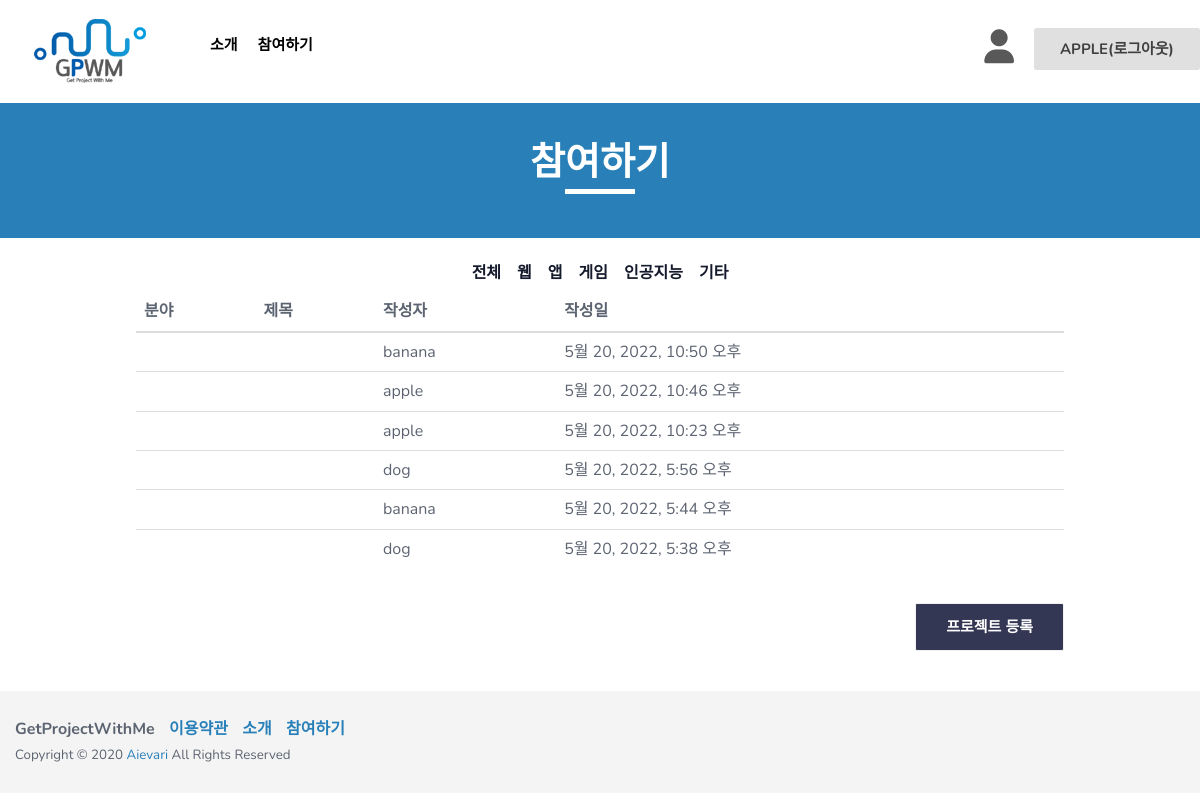
The page /board/ (signed in) on the database as committed earlier.
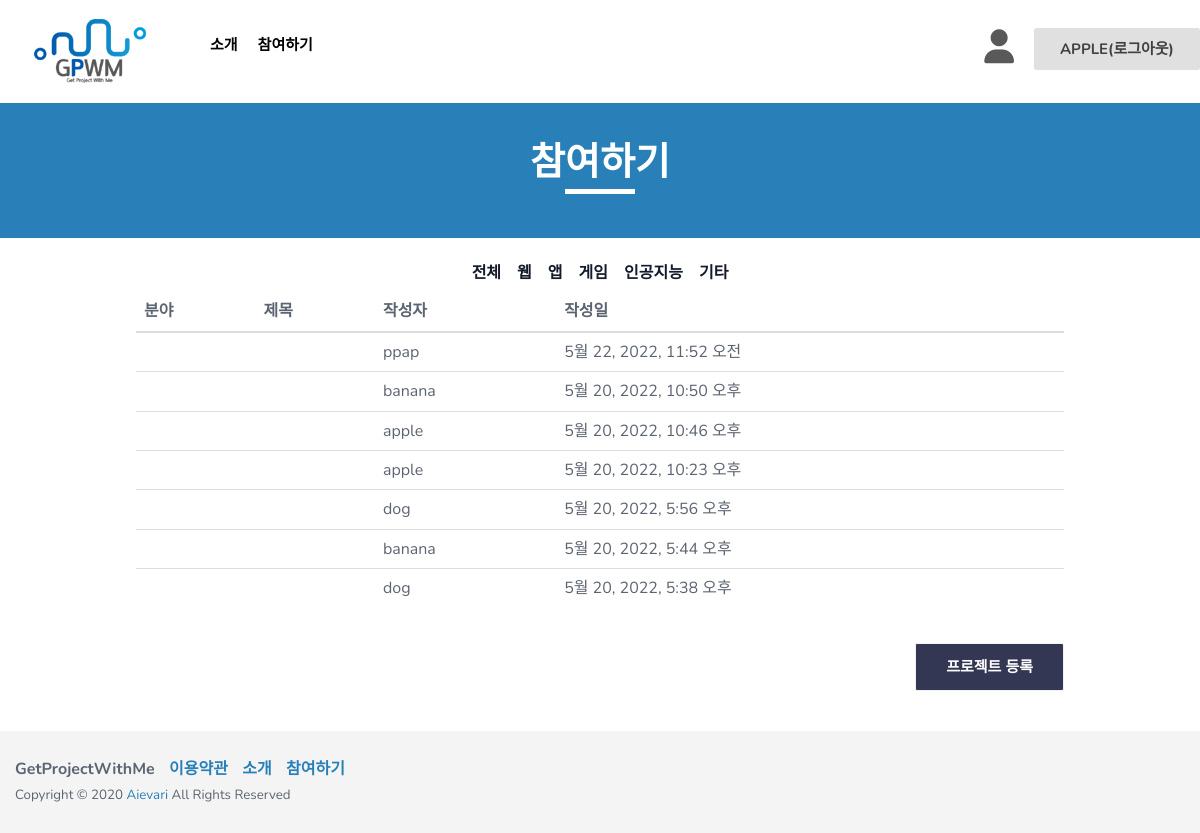
The same page on the database as committed later.
### board/models.py (models this page shows, shortened)
class Writing(models.Model):
    TECHNICAL_CHOICES = {
       ('웹', '웹'),
       ('앱', '앱'),
       ('게임', '게임'),
       ('인공지능', '인공지능'),
       ('기타', '기타')
    }
    TOPIC_CHOICES = {
       ('생활', '생활'),
       ('업무', '업무'),
       ('공공/교통', '공공/교통'),
       ('금융/핀테크', '금융/핀테크'),
       ('의료', '의료'),
       ('교육', '교육'),
       ('유통/쇼핑', '유통/쇼핑'),
       ('엔터테인먼트', '엔터테인먼트'),
       ('기타', '기타')
    }
    author = models.ForeignKey(User, on_delete=models.CASCADE, null=False)  # 유저모델과 연결!
    title = models.CharField(max_length=200, default = '') #프로젝트 개요
    email = models.CharField(max_length=30, default = '') #연락처
    technical_field = models.CharField(max_length=80, choices=TECHNICAL_CHOICES, default = '') #기술분야
    topic_area = models.CharField(max_length=80, choices=TOPIC_CHOICES, default = '')#주제영역
    content = models.TextField('프로젝트 개요서 첨부')  # 프로젝트 개요서 첨부
    team = models.CharField(max_length=30, default = '')#모집인원
    create_date = models.DateTimeField(auto_now_add=True)  # 글이 만들어지면 자동 작성.
    modify_date = models.DateTimeField(null=True, blank=True)  # 수정할 때마다 갱신.(뷰에서 제어)

### board/views.py (the view)
# urls.py: path('', views.list, name='list'),  # list를 보여주는 뷰와 연결한다.
def list(request):
    writing_list = Writing.objects.all()  # 객체들을 다 불러온다.
    writing_list = writing_list.order_by('-create_date')  # 만들어진 시간의 역으로 정렬한다.
    context = {'writing_list':writing_list,  # writing_list라는 키 안에 writing_list를 담는다.
               }
    return render(request, 'list.html', context)

### board/templates/list.html (shortened to what this page needs)
<!DOCTYPE html>
<html class="no-js" lang="en">
  <head>
    <link rel="stylesheet" href="/static/css/bootstrap.min.css" />
    <link rel="stylesheet" href="/static/css/owl.carousel.css" />
    <link rel="stylesheet" href="/static/css/owl.transitions.css" />
    <link rel="stylesheet" href="/static/css/animate.css" />
    <link rel="stylesheet" href="/static/css/meanmenu.min.css" />
    <link rel="stylesheet" href="/static/css/font-awesome.min.css" />
    <link rel="stylesheet" href="/static/css/themify-icons.css" />
    <link rel="stylesheet" href="/static/css/flaticon.css" />
    <link rel="stylesheet" href="/static/css/magnific.min.css" />
    <link rel="stylesheet" href="/static/css/style.css" />
    <link rel="stylesheet" href="/static/css/responsive.css" />
  </head>
  <body>
    <header class="header-one">
      <div id="sticker" class="header-area hidden-xs">
        <div class="container">
          <div class="row">
            <div class="col-md-12 col-sm-12">
              <div class="row">
                <div class="col-md-2 col-sm-3">
                  <div class="logo">
                    <a
                      class="navbar-brand page-scroll white-logo"
                      href="{% url "main" %}"
                    >
                      <img src="/static/img/logo/GPWM_logo.png" alt="" />
                    </a>
                  </div>
                </div>
                <div class="col-md-10 col-sm-9">
                  <div class="header-right-link usericonflex">
                    <div class="usericon">
                      <a class="pages iconcolor" href="mypage.html"
                        ><i class="fa-solid fa-user"></i
                      ></a>
                    </div>
                    <div class="loginm">
                      {% if user.is_authenticated %}
                      <a class="s-menu" href="{% url "logout" %}">{{ user.username }}(로그아웃)</a>
                      {% else %}
                      <a class="s-menu" href="{% url "login" %}">로그인</a>
                      {% endif %}
                    </div>
                  </div>
                  <nav class="navbar navbar-default">
                    <div class="collapse navbar-collapse" id="navbar-example">
                      <div class="main-menu">
                        <ul class="nav navbar-nav navbar-right">
                          <li>
                            <a class="pages" href="{% url "introduce" %}">소개</a>
                          </li>
                          <li>
                            <a href="{% url "list" %}">참여하기</a>
                          </li>
                        </ul>
                      </div>
                    </div>
                  </nav>
                </div>
              </div>
            </div>
          </div>
        </div>
      </div>
    </header>
    <div class="page-area">
      <div class="breadcumb-overlay"></div>
      <div class="container">
        <div class="row">
          <div class="col-md-12 col-sm-12 col-xs-12">
            <div class="breadcrumb text-center">
              <div class="section-headline white-headline">
                <h3>참여하기</h3>
                <hr />
              </div>
            </div>
          </div>
        </div>
      </div>
    </div>
    <div class="page-area">
      <div class="breadcumb-overlay backcolorwhite"></div>
      <div class="container catecenter2">
        <div class="col-md-12 col-sm-12 col-xs-12 catecenter">
          <h6 class="h6mar">전체</h6>
          <h6 class="h6mar">웹</h6>
          <h6 class="h6mar">앱</h6>
          <h6 class="h6mar">게임</h6>
          <h6 class="h6mar">인공지능</h6>
          <h6 class="h6mar">기타</h6>
        </div>
      </div>
    </div>
    {% block content %}
    <div class="container conwidth">
      <div class="row">
        <div class="support-all">
          <table class="table">
              <thead class="thead-dark">
                <tr>
                  <th scope="col">분야</th>
                  <th scope="col">제목</th>
                  <th scope="col">작성자</th>
                  <th scope="col">작성일</th>
                </tr>
              </thead>
              <tbody>
                {% for writing in writing_list %}
                {% if user.is_authenticated %}
                <tr onclick="location.href='/board/posting/{{ writing.id }}/'">
                  <td>{{ writing.technical_field }}</td>
                  <td>{{ writing.title }}</td>
                  <td>{{ writing.author }}</td>
                  <td>{{ writing.create_date }}</td>
                </tr>
                {% endif %}
                {% endfor %}
              </tbody>
          </table>
        </div>
          <div class="col-md-12 col-sm-12 col-xs-12 disf">
            {% if user.is_authenticated %}
            <a id="signup" class="login-btn proenroll" href="{% url 'create' %}">프로젝트 등록</a>
            {% else %}
            <a id="signup" class="login-btn proenroll" href="{% url "login" %}">로그인 후 이용가능</a>
            {% endif %}
          </div>
          {% endblock %}
      </div>
    </div>
    <footer class="footer1">
      <div class="footer-area-bottom">
        <div class="container">
          <div class="row">
            <div class="col-md-6 col-sm-6 col-xs-12">
              <div class="copyright">
                <p class="fontwei">
                  <span>GetProjectWithMe</span>
                  <span><a href="#" class="colorblue">이용약관</a></span>
                  <span
                    ><a href="{% url "introduce" %}" class="colorblue">소개</a></span
                  >
                  <span
                    ><a href="{% url "list" %}" class="colorblue">참여하기</a></span
                  >
                </p>
                <p class="txtsiz">
                  Copyright © 2020
                  <a href="#">Aievari</a> All Rights Reserved
                </p>
              </div>
            </div>
          </div>
        </div>
      </div>
    </footer>
  </body>
</html>

### loginapp/static/css/style.css (style rules this page uses)
html, body { height: 100%; }
img { max-width: 100%; height: auto; }
p { margin: 0 0 9px; color: #5d6471; }
h1, h2, h3, h4, h5, h6 { font-family: "Nunito", sans-serif; margin: 0 0 15px; color: #151b2c; font-weight: 600; }
h3 { font-size: 30px; line-height: 38px; }
h6 { font-size: 16px; line-height: 28px; }
a { transition: all 0.3s ease 0s; text-decoration: none; }
body { background: #fff none repeat scroll 0 0; color: #5d6471; font-family: "Nunito", sans-serif; font-size: 16px; text-align: left; overflow-x: hidden; line-height: 26px; }
ul { list-style: outside none none; margin: 0; padding: 0; }
.navbar-collapse { padding-left: 0px; }
.white-headline h3 { color: #fff; }
.section-headline { padding-bottom: 40px; position: relative; }
.section-headline h3 { font-size: 40px; line-height: 46px; }
.header-one { position: absolute; top: 0; left: 0; width: 100%; height: auto; z-index: 999; }
.header-area { background: transparent; background-color: white; }
.logo { display: block; }
.logo a { display: inline-block; height: auto; padding: 18px 0; }
.main-menu ul.navbar-nav li { float: left; position: relative; }
.main-menu ul.navbar-nav li a { background: rgba(0, 0, 0, 0) none repeat scroll 0 0; color: black; font-size: 18px; font-weight: 700; padding: 38px 15px 25px 15px; text-transform: uppercase; position: relative; }
.navbar { border: medium none; margin-bottom: 0; }
.navbar-default { background: rgba(0, 0, 0, 0) none repeat scroll 0 0; }
.navbar.navbar-default { float: left; }
.header-right-link { float: right; padding: 30px 0px; margin-left: 60px; text-align: right; }
.s-menu { padding: 10px 25px; border: 1px solid #e0e0e0; background: #e0e0e0; color: #404040; transition: 0.4s; font-size: 15px; font-weight: 700; border-radius: 3px; text-transform: uppercase; }
.usericon { font-size: 40px; }
.colorblue { color: #2980b9; margin-left: 10px; }
.support-all { display: flex; justify-content: space-between; flex-wrap: wrap; }
.footer1 { background-repeat: no-repeat; background-position: center center; background-size: cover; z-index: 1; position: relative; overflow: hidden; }
.footer1::after { background: rgba(255, 255, 255, 0.98) none repeat scroll 0 0; position: absolute; content: ""; left: 0; top: 0; width: 100%; height: 100%; z-index: -1; }
.footer-area-bottom { padding: 25px 0; background: #f4f4f4; }
.copyright>p { margin-bottom: 0; color: #5d6471; }
.copyright a { color: #2980b9; }
.page-area { position: relative; }
.page-area { background-repeat: no-repeat; background-size: cover; background-position: top center; }
.breadcumb-overlay { position: absolute; background-color: #2980b9; top: 0; width: 100%; left: 0; height: 92%; }
.breadcrumb { padding: 87px 0px 20px; background-color: transparent; margin-bottom: 0; }
.breadcrumb .section-headline h3 { font-size: 38px; line-height: 42px; text-transform: uppercase; position: relative; top: 15px; font-weight: 700; padding: 40px 0px 0px 0px; }
.breadcrumb .section-headline { padding-bottom: 25px; }
.breadcrumb .section-headline h3::after { display: none; }
.breadcrumb .section-headline::after { display: none; }
.login-btn { padding: 10px 30px; border: 1px solid #2980b9; background: #2980b9; color: #fff; transition: 0.4s; font-size: 15px; font-weight: 700; border-radius: 2px; text-transform: uppercase; display: block; width: 100%; margin-top: 15px; }
.proenroll { border: 1px solid #f1f1f1; background: #343754; color: #fff; width: max-content; }
.usericon { margin-right: 20px; font-size: 34px; }
.usericonflex { display: flex; }
.loginm { margin-top: 6px; }
.iconcolor { color: #595959; }
.catecenter { display: flex; text-align: center; align-content: center; justify-content: center; }
.catecenter2 { display: flex; justify-content: center; }
.h6mar { margin: 0 8px; border-bottom: 5px solid #fff; }
.backcolorwhite { background-color: #fff; height: 100%; }
.conwidth { width: 80%; }
@media (min-width:768px) { .conwidth { width: 750px } }
@media (min-width:992px) { .conwidth { width: 921px } }
@media (min-width:1200px) { .conwidth { width: 928px } }
.txtsiz { font-size: smaller; }
.disf { display: flex; justify-content: flex-end; margin-bottom: 40px; }
.fontwei { font-weight: bold; }

### loginapp/static/css/responsive.css (style rules this page uses)
@media (min-width: 992px) and (max-width: 1269px) { .header-right-link { margin-left: 10px; } }
@media (min-width: 992px) and (max-width: 1269px) { .main-menu ul.navbar-nav li a { font-size: 15px; padding: 35px 10px; } }

Rows that differ between the two databases and show on the page:
added Writing: author "ppap", create_date "5월 22, 2022, 11:52 오전"
